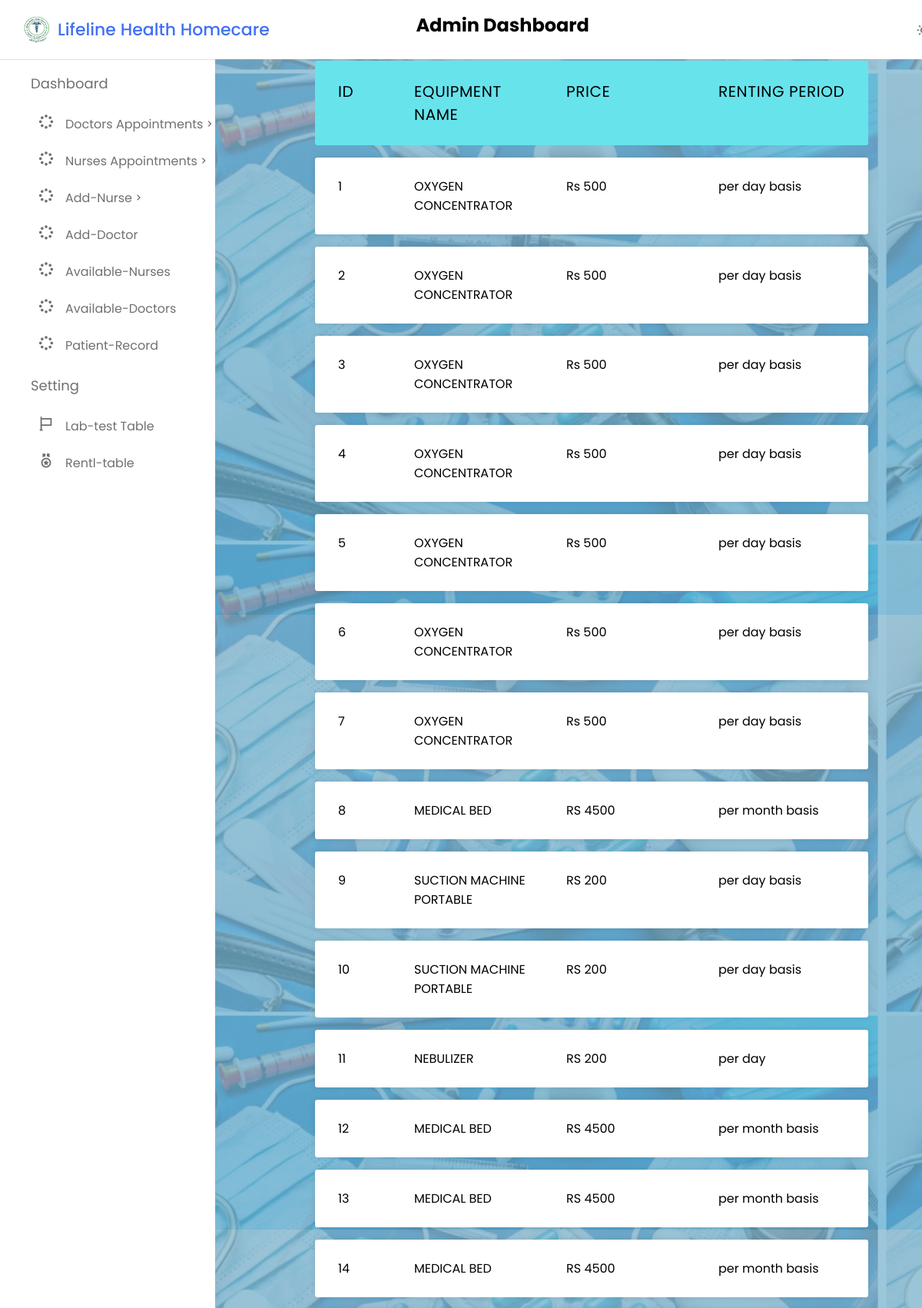
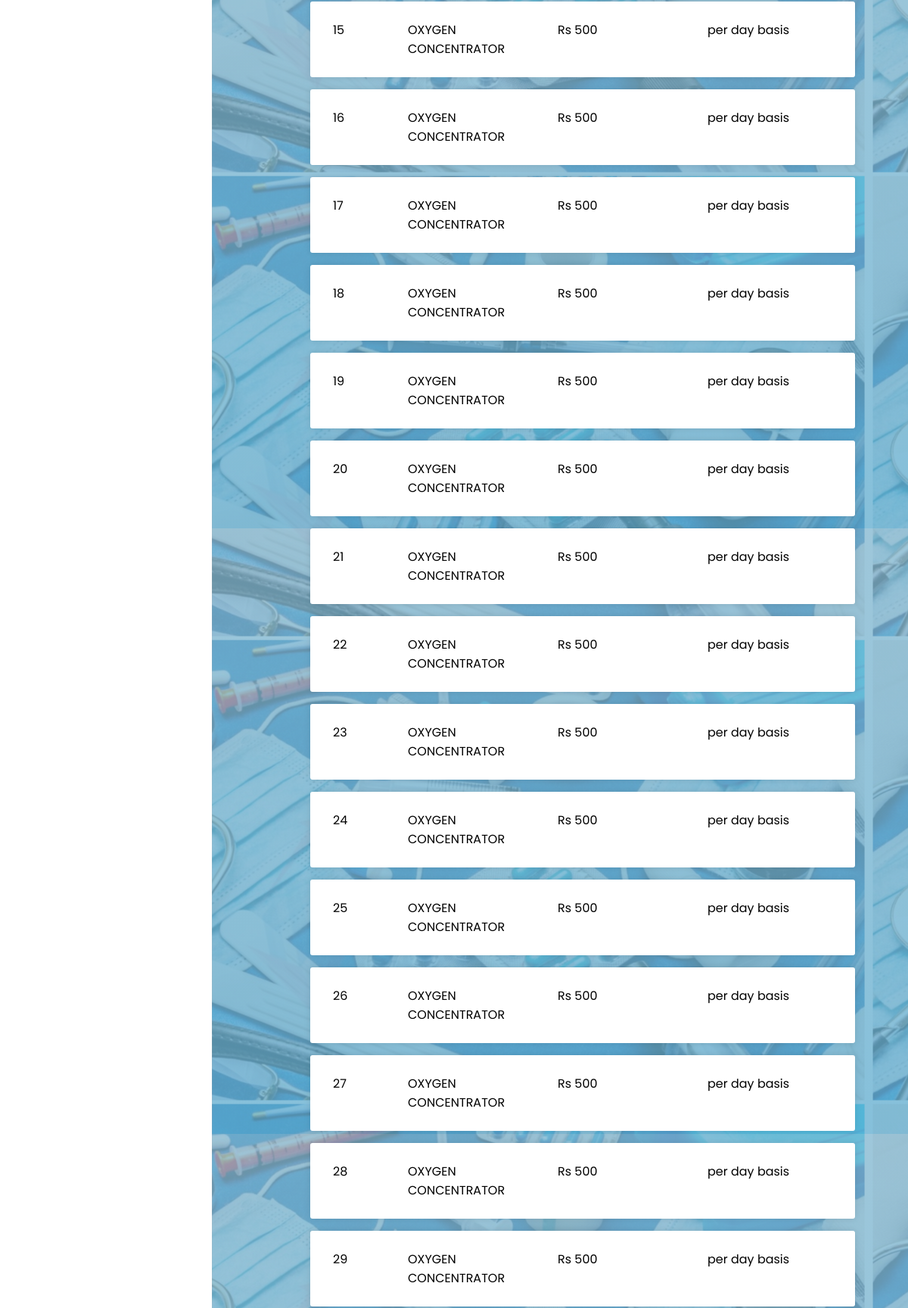
The page /admin/rentaltable.php (upper part) on the database its author committed (2 pictures, top to bottom).
### tables this page shows
CREATE TABLE `equipment_rental` (
  `id` int(50) NOT NULL,
  `equipment_name` varchar(100) NOT NULL,
  `price` varchar(100) NOT NULL,
  `time` varchar(100) NOT NULL
);

### admin/rentaltable.php (the view, shortened to what this page needs)
<?php
include ('registration.php');
?><!DOCTYPE html>
<html lang="en">
<head>
 <link rel="stylesheet" href="css/testable.css">
</head>
<body>
<?php
  include 'siddebar.php';
  ?>
<div class="container">
  <h2>MEDICAL EQUIPMENT RENTAL </h2>
  <ul class="responsive-table">
    <li class="table-header">
      <div class="col col-1">Id</div>
      <div class="col col-3">Equipment Name</div>
      <div class="col col-3">PRICE </div>
      <div class="col col-4">Renting Period</div>
    </li>
 <?php
$sql=mysqli_query($conn,"select * from equipment_rental");
$cnt=1;
while($row=mysqli_fetch_array($sql))
{
?>
    <li class="table-row">
      <div class="col col-1" data-label="Job Id"><?php echo $cnt;?></div>
      <div class="col col-3" data-label="Customer Name"><?php echo $row['equipment_name'];?></div>
      <div class="col col-3" data-label="Amount"><?php echo $row['price'];?></div>
      <div class="col col-4" data-label="Payment Status"><?php echo $row['time'];?></div>
    </li>
    <?php
$cnt=$cnt+1;
											 }?>
  </ul>
</div>
</body>
</html>

### admin/css/testable.css (style rules this page uses)
body { font-family: 'lato', sans-serif; background: linear-gradient(rgba(134, 185, 209, 0.8), rgba(103, 176, 209, 0.8)), url("../dashboardbg.png") center center; }
.container { max-width: 1100px; margin-left: 400px; margin-right: 60px; padding-left: 10px; padding-right: 10px; }
h2 { font-size: 26px; margin: 20px 0; text-align: center; }

### admin/css/side.css (style rules this page uses)
* { margin: 0; padding: 0; box-sizing: border-box; font-family: "Poppins", sans-serif; }
:root { --white-color: #fff; --blue-color: #4070f4; --grey-color: #707070; --grey-color-light: #aaa; }
body { background-color: #e7f2fd; transition: all 0.5s ease; }

### rows shown on the page
equipment_rental: equipment_name "OXYGEN CONCENTRATOR", price "Rs 500", time "per day basis"
equipment_rental: equipment_name "OXYGEN CONCENTRATOR", price "Rs 500", time "per day basis"
equipment_rental: equipment_name "OXYGEN CONCENTRATOR", price "Rs 500", time "per day basis"
equipment_rental: equipment_name "OXYGEN CONCENTRATOR", price "Rs 500", time "per day basis"
equipment_rental: equipment_name "OXYGEN CONCENTRATOR", price "Rs 500", time "per day basis"
equipment_rental: equipment_name "OXYGEN CONCENTRATOR", price "Rs 500", time "per day basis"
equipment_rental: equipment_name "OXYGEN CONCENTRATOR", price "Rs 500", time "per day basis"
equipment_rental: equipment_name "MEDICAL BED", price "RS 4500", time "per month basis"
equipment_rental: equipment_name "SUCTION MACHINE PORTABLE", price "RS 200", time "per day basis"
equipment_rental: equipment_name "SUCTION MACHINE PORTABLE", price "RS 200", time "per day basis"
equipment_rental: equipment_name "NEBULIZER", price "RS 200", time "per day"
equipment_rental: equipment_name "MEDICAL BED", price "RS 4500", time "per month basis"
equipment_rental: equipment_name "MEDICAL BED", price "RS 4500", time "per month basis"
equipment_rental: equipment_name "MEDICAL BED", price "RS 4500", time "per month basis"
equipment_rental: equipment_name "OXYGEN CONCENTRATOR", price "Rs 500", time "per day basis"
equipment_rental: equipment_name "OXYGEN CONCENTRATOR", price "Rs 500", time "per day basis"
equipment_rental: equipment_name "OXYGEN CONCENTRATOR", price "Rs 500", time "per day basis"
equipment_rental: equipment_name "OXYGEN CONCENTRATOR", price "Rs 500", time "per day basis"
equipment_rental: equipment_name "OXYGEN CONCENTRATOR", price "Rs 500", time "per day basis"
equipment_rental: equipment_name "OXYGEN CONCENTRATOR", price "Rs 500", time "per day basis"
equipment_rental: equipment_name "OXYGEN CONCENTRATOR", price "Rs 500", time "per day basis"
equipment_rental: equipment_name "OXYGEN CONCENTRATOR", price "Rs 500", time "per day basis"
equipment_rental: equipment_name "OXYGEN CONCENTRATOR", price "Rs 500", time "per day basis"
equipment_rental: equipment_name "OXYGEN CONCENTRATOR", price "Rs 500", time "per day basis"
equipment_rental: equipment_name "OXYGEN CONCENTRATOR", price "Rs 500", time "per day basis"
equipment_rental: equipment_name "OXYGEN CONCENTRATOR", price "Rs 500", time "per day basis"
equipment_rental: equipment_name "OXYGEN CONCENTRATOR", price "Rs 500", time "per day basis"
equipment_rental: equipment_name "OXYGEN CONCENTRATOR", price "Rs 500", time "per day basis"
equipment_rental: equipment_name "OXYGEN CONCENTRATOR", price "Rs 500", time "per day basis"
